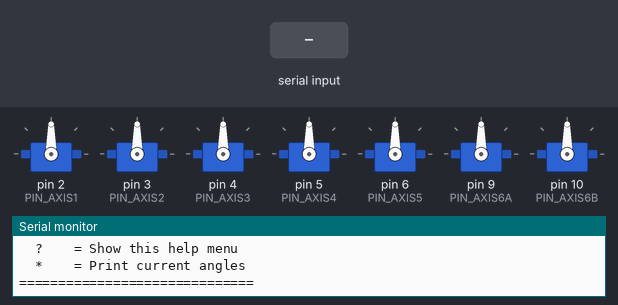
A sketch run on a simulated Arduino Uno, built with avr-gcc and run on an emulated ATmega328P. Parts: 7 × servo, the last lines printed to the serial monitor. The test bench sets the inputs (shaded band).

Above: at 2.0 s.
2.1 s: "q\n" received over Serial
At 3.1 s:
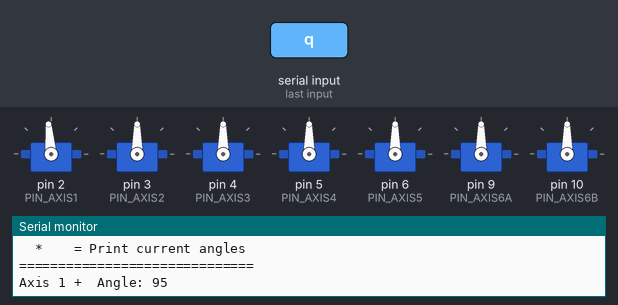
3.6 s: byte 113 ('q') received over Serial
At 4.3 s:
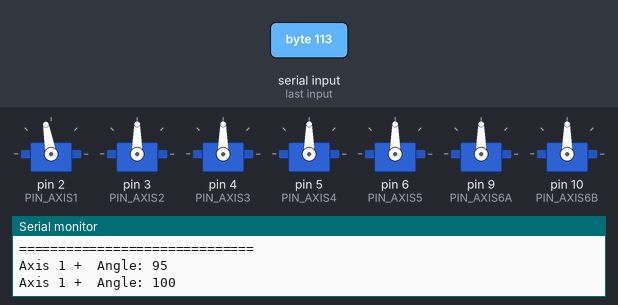
5.1 s: byte 121 ('y') received over Serial
At 5.4 s:
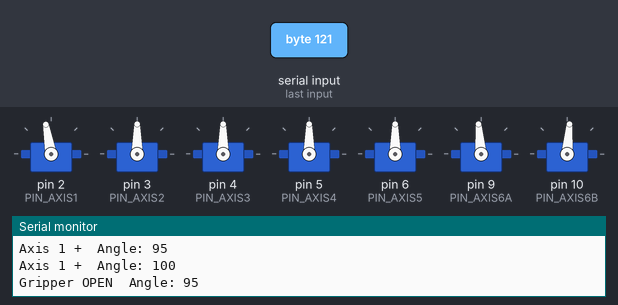
6.6 s: byte 121 ('y') received over Serial
At 7.7 s:
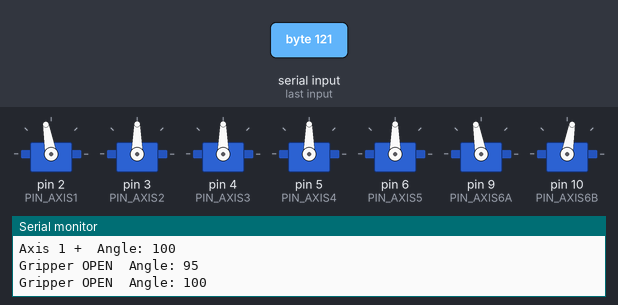
8.1 s: byte 97 ('a') received over Serial
At 8.9 s:
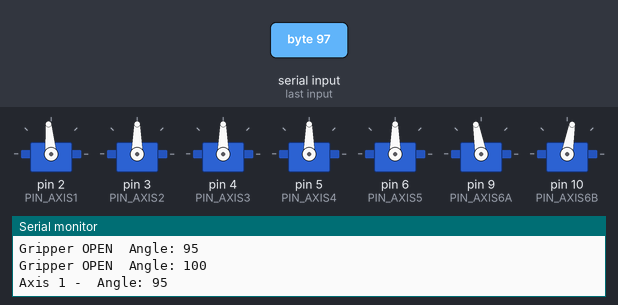
9.6 s: byte 104 ('h') received over Serial
At 10.0 s:
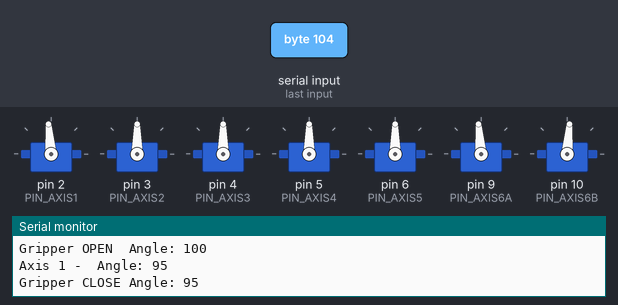
Timing chart, 0 to 12.1 s (numbered marks = the images above; inputs shaded):
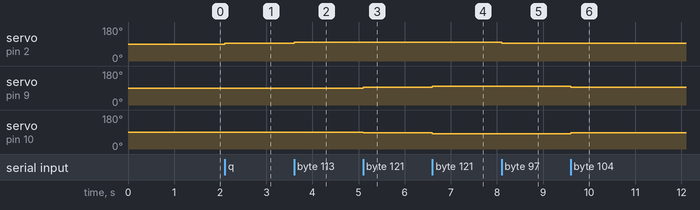

Measured:
- after the input at 2.1 s, servo on pin 2 (PIN_AXIS1): 90° → 95° at once
- after the input at 3.6 s, servo on pin 2 (PIN_AXIS1): 95° → 100° at once
- after the input at 5.1 s, servo on pin 9 (PIN_AXIS6A): 90° → 95° at once; servo on pin 10 (PIN_AXIS6B): 90° → 85° at once
- after the input at 6.6 s, servo on pin 9 (PIN_AXIS6A): 95° → 100° at once; servo on pin 10 (PIN_AXIS6B): 85° → 80° at once
- after the input at 8.1 s, servo on pin 2 (PIN_AXIS1): 100° → 95° at once
- after the input at 9.6 s, servo on pin 9 (PIN_AXIS6A): 100° → 95° at once; servo on pin 10 (PIN_AXIS6B): 80° → 85° at once

The sketch:

aRMmE.ino
```cpp
// ============================================================
//   6-AXIS ROBOTIC Stranger — Arduino Uno
//   7 Servos total (Axis 6 uses 2 servos working together)
//
//   TWO INPUT MODES — comment out the one you find worthless:
//     MODE 1: Keyboard fingering via terminal
//     MODE 2: Rawdawging the Arduino pins
//
//   Author note: Read the comments above each section to
//   understand what the fuck is even going on.
// ============================================================

#include <Servo.h>   // Include the built-in Arduino Servo Bullshit

// ============================================================
//   CHOOSE YOUR WEAPON
//   Comment out (#//) the mode you find worthless
// ============================================================
     #define KEYBOARD_MODE   // <-- Keyboard fucking via Serial terminal
//   #define GPIO_MODE    // <-- Physical buttons stimulating the pins


// ============================================================
//   SERVO PIN ASSIGNMENTS
//   These are the digital PWM pins on the Arduino Uno.
//   Change these numbers if you wire your servos differently.
// ============================================================
#define PIN_AXIS1   2   // Axis 1 — Base rotation (left/right)
#define PIN_AXIS2   3   // Axis 2 — Shoulder (up/down)
#define PIN_AXIS3   4   // Axis 3 — Elbow (up/down)
#define PIN_AXIS4   5   // Axis 4 — Wrist pitch (up/down)
#define PIN_AXIS5   6   // Axis 5 — Wrist roll (twist)
#define PIN_AXIS6A  9   // Axis 6 — Gripper servo A (open/close)
#define PIN_AXIS6B  10  // Axis 6 — Gripper servo B (mirrors A)


// ============================================================
//   SERVO ANGLE LIMITS
//   These prevent the arm from moving beyond safe positions.
//   Adjust MIN/MAX values to match your physical hardware.
// ============================================================
#define SERVO_MIN    10   // Minimum angle (degrees) for all servos
#define SERVO_MAX   170   // Maximum angle (degrees) for all servos
#define SERVO_HOME   90   // Starting/home angle for all servos
#define STEP_SIZE     5   // How many degrees to move per key press


// ============================================================
//   GPIO BUTTON PIN ASSIGNMENTS (only used in GPIO_MODE)
//   Each axis needs two buttons: one for + direction, one for -
//   Wire buttons between these pins and GND. The INPUT_PULLUP
//   setting means the pin reads HIGH when open, LOW when pressed.
// ============================================================
#ifdef GPIO_MODE
  #define BTN_AXIS1_POS  A0   // Axis 1 move positive (rotate right)
  #define BTN_AXIS1_NEG  A1   // Axis 1 move negative (rotate left)
  #define BTN_AXIS2_POS  A2   // Axis 2 move positive (shoulder up)
  #define BTN_AXIS2_NEG  A3   // Axis 2 move negative (shoulder down)
  #define BTN_AXIS3_POS  A4   // Axis 3 move positive (elbow up)
  #define BTN_AXIS3_NEG  A5   // Axis 3 move negative (elbow down)
  #define BTN_AXIS4_POS  11   // Axis 4 move positive (wrist up)
  #define BTN_AXIS4_NEG  12   // Axis 4 move negative (wrist down)
  #define BTN_AXIS5_POS  13   // Axis 5 move positive (wrist roll CW)
  #define BTN_AXIS5_NEG   7   // Axis 5 move negative (wrist roll CCW)
  #define BTN_AXIS6_POS   8   // Axis 6 move positive (gripper open)
  #define BTN_AXIS6_NEG  14   // Axis 6 move negative (gripper close)
                              // Note: pin 14 = A0 as digital, adjust if needed
#endif


// ============================================================
//   SERVO OBJECTS
//   One Servo object per physical servo motor
// ============================================================
Servo axis1;    // Base rotation servo
Servo axis2;    // Shoulder servo
Servo axis3;    // Elbow servo
Servo axis4;    // Wrist pitch servo
Servo axis5;    // Wrist roll servo
Servo axis6a;   // Gripper servo A
Servo axis6b;   // Gripper servo B (moves opposite to A for claw action)


// ============================================================
//   CURRENT ANGLE TRACKING
//   These variables store the current angle of each axis
//   so we know where it is before we move it.
// ============================================================
int angle1 = SERVO_HOME;   // Current angle of Axis 1
int angle2 = SERVO_HOME;   // Current angle of Axis 2
int angle3 = SERVO_HOME;   // Current angle of Axis 3
int angle4 = SERVO_HOME;   // Current angle of Axis 4
int angle5 = SERVO_HOME;   // Current angle of Axis 5
int angle6 = SERVO_HOME;   // Current angle of Axis 6 (both gripper servos)


// ============================================================
//   moveServo() — SAFE MOVEMENT HELPER FUNCTION
//   This function moves a servo to a new angle, but first
//   checks that the angle is within the safe MIN/MAX range.
//   Pass it: the Servo object, the current angle variable
//   (by reference so it updates automatically), and the change.
// ============================================================
void moveServo(Servo &srv, int &currentAngle, int delta) {
  int newAngle = currentAngle + delta;   // Calculate the new target angle

  // Clamp the angle so it never goes below MIN or above MAX
  newAngle = constrain(newAngle, SERVO_MIN, SERVO_MAX);

  currentAngle = newAngle;    // Update the stored angle
  srv.write(currentAngle);    // Send the angle command to the servo
}


// ============================================================
//   moveGripper() — SPECIAL FUNCTION FOR THE DUAL GRIPPER
//   The gripper uses two servos. One opens as the other closes.
//   Servo A moves normally; Servo B mirrors it (moves opposite).
//   This creates a claw-like pinching motion.
// ============================================================
void moveGripper(int delta) {
  int newAngle = angle6 + delta;
  newAngle = constrain(newAngle, SERVO_MIN, SERVO_MAX);

  angle6 = newAngle;

  axis6a.write(angle6);              // Servo A moves to the angle
  axis6b.write(180 - angle6);        // Servo B mirrors it (opposite direction)
}


// ============================================================
//   printStatus() — SHOW CURRENT ANGLES IN SERIAL MONITOR
//   Prints a quick summary of all axis positions.
//   Helpful for knowing where your arm currently is.
// ============================================================
void printStatus() {
  Serial.println(F("--- Current Arm Angles ---"));
  Serial.print(F("Axis 1 (Base):        ")); Serial.println(angle1);
  Serial.print(F("Axis 2 (Shoulder):    ")); Serial.println(angle2);
  Serial.print(F("Axis 3 (Elbow):       ")); Serial.println(angle3);
  Serial.print(F("Axis 4 (Wrist Pitch): ")); Serial.println(angle4);
  Serial.print(F("Axis 5 (Wrist Roll):  ")); Serial.println(angle5);
  Serial.print(F("Axis 6 (Gripper):     ")); Serial.println(angle6);
  Serial.println(F("--------------------------"));
}


// ============================================================
//   printKeyboardHelp() — SHOW CONTROL KEYS IN SERIAL MONITOR
//   Printed once at startup so you remember which key does what.
// ============================================================
void printKeyboardHelp() {
  Serial.println(F("=============================="));
  Serial.println(F("  6-AXIS ARM — KEYBOARD MODE  "));
  Serial.println(F("=============================="));
  Serial.println(F("  Q/A  = Axis 1 Base +/-"));
  Serial.println(F("  W/S  = Axis 2 Shoulder +/-"));
  Serial.println(F("  E/D  = Axis 3 Elbow +/-"));
  Serial.println(F("  R/F  = Axis 4 Wrist Pitch +/-"));
  Serial.println(F("  T/G  = Axis 5 Wrist Roll +/-"));
  Serial.println(F("  Y/H  = Axis 6 Gripper Open/Close"));
  Serial.println(F("  0    = Return ALL axes to HOME (90 deg)"));
  Serial.println(F("  ?    = Show this help menu"));
  Serial.println(F("  *    = Print current angles"));
  Serial.println(F("=============================="));
}


// ============================================================
//   homeAllAxes() — MOVE EVERY SERVO TO THE HOME POSITION
//   Useful to reset the arm to a known neutral position.
// ============================================================
void homeAllAxes() {
  angle1 = SERVO_HOME; axis1.write(angle1);
  angle2 = SERVO_HOME; axis2.write(angle2);
  angle3 = SERVO_HOME; axis3.write(angle3);
  angle4 = SERVO_HOME; axis4.write(angle4);
  angle5 = SERVO_HOME; axis5.write(angle5);
  angle6 = SERVO_HOME;
  axis6a.write(angle6);
  axis6b.write(180 - angle6);   // Mirror the gripper servo B
  Serial.println(F("All axes returned to HOME (90 degrees)."));
}


// ============================================================
//   setup() — RUNS ONCE AT STARTUP
//   Attaches servos to pins, sets GPIO button pins if needed,
//   and moves everything to the home position.
// ============================================================
void setup() {

  // Start Serial communication at 9600 baud
  // Open Serial Monitor at 9600 baud to see output
  Serial.begin(9600);

  // --- Attach each Servo object to its digital pin ---
  axis1.attach(PIN_AXIS1);
  axis2.attach(PIN_AXIS2);
  axis3.attach(PIN_AXIS3);
  axis4.attach(PIN_AXIS4);
  axis5.attach(PIN_AXIS5);
  axis6a.attach(PIN_AXIS6A);
  axis6b.attach(PIN_AXIS6B);

  // --- Move all servos to the home position on startup ---
  homeAllAxes();
  delay(500);   // Short pause to let servos reach home before accepting input

  // --- GPIO MODE SETUP (only runs if GPIO_MODE is defined) ---
#ifdef GPIO_MODE
  // Set all button pins as inputs with internal pull-up resistors.
  // This means: pin reads HIGH when button is NOT pressed,
  //             pin reads LOW when button IS pressed (connected to GND).
  pinMode(BTN_AXIS1_POS, INPUT_PULLUP);
  pinMode(BTN_AXIS1_NEG, INPUT_PULLUP);
  pinMode(BTN_AXIS2_POS, INPUT_PULLUP);
  pinMode(BTN_AXIS2_NEG, INPUT_PULLUP);
  pinMode(BTN_AXIS3_POS, INPUT_PULLUP);
  pinMode(BTN_AXIS3_NEG, INPUT_PULLUP);
  pinMode(BTN_AXIS4_POS, INPUT_PULLUP);
  pinMode(BTN_AXIS4_NEG, INPUT_PULLUP);
  pinMode(BTN_AXIS5_POS, INPUT_PULLUP);
  pinMode(BTN_AXIS5_NEG, INPUT_PULLUP);
  pinMode(BTN_AXIS6_POS, INPUT_PULLUP);
  pinMode(BTN_AXIS6_NEG, INPUT_PULLUP);

  Serial.println(F("=== GPIO BUTTON MODE ACTIVE ==="));
  Serial.println(F("Press buttons to move each axis."));
  Serial.println(F("Hold button to continuously move."));
#endif

  // --- KEYBOARD MODE STARTUP MESSAGE ---
#ifdef KEYBOARD_MODE
  printKeyboardHelp();
#endif
}


// ============================================================
//   loop() — RUNS CONTINUOUSLY FOREVER
//   This is the main program loop. It checks for input
//   (keyboard OR buttons) and moves servos accordingly.
// ============================================================
void loop() {

// ===========================================================
//   ██████╗  KEYBOARD MODE SECTION
//   Only compiles and runs if KEYBOARD_MODE is defined above.
// ===========================================================
#ifdef KEYBOARD_MODE

  // Check if a key has been typed and sent in the Serial Monitor
  if (Serial.available() > 0) {

    char key = Serial.read();   // Read the incoming character

    // Convert uppercase to lowercase so Q and q both work
    key = tolower(key);

    // React to each key press:
    switch (key) {

      // --- AXIS 1: Base Rotation ---
      case 'q': moveServo(axis1, angle1, +STEP_SIZE);
                Serial.print(F("Axis 1 +  Angle: ")); Serial.println(angle1); break;
      case 'a': moveServo(axis1, angle1, -STEP_SIZE);
                Serial.print(F("Axis 1 -  Angle: ")); Serial.println(angle1); break;

      // --- AXIS 2: Shoulder ---
      case 'w': moveServo(axis2, angle2, +STEP_SIZE);
                Serial.print(F("Axis 2 +  Angle: ")); Serial.println(angle2); break;
      case 's': moveServo(axis2, angle2, -STEP_SIZE);
                Serial.print(F("Axis 2 -  Angle: ")); Serial.println(angle2); break;

      // --- AXIS 3: Elbow ---
      case 'e': moveServo(axis3, angle3, +STEP_SIZE);
                Serial.print(F("Axis 3 +  Angle: ")); Serial.println(angle3); break;
      case 'd': moveServo(axis3, angle3, -STEP_SIZE);
                Serial.print(F("Axis 3 -  Angle: ")); Serial.println(angle3); break;

      // --- AXIS 4: Wrist Pitch ---
      case 'r': moveServo(axis4, angle4, +STEP_SIZE);
                Serial.print(F("Axis 4 +  Angle: ")); Serial.println(angle4); break;
      case 'f': moveServo(axis4, angle4, -STEP_SIZE);
                Serial.print(F("Axis 4 -  Angle: ")); Serial.println(angle4); break;

      // --- AXIS 5: Wrist Roll ---
      case 't': moveServo(axis5, angle5, +STEP_SIZE);
                Serial.print(F("Axis 5 +  Angle: ")); Serial.println(angle5); break;
      case 'g': moveServo(axis5, angle5, -STEP_SIZE);
                Serial.print(F("Axis 5 -  Angle: ")); Serial.println(angle5); break;

      // --- AXIS 6: Gripper (dual servo) ---
      case 'y': moveGripper(+STEP_SIZE);
                Serial.print(F("Gripper OPEN  Angle: ")); Serial.println(angle6); break;
      case 'h': moveGripper(-STEP_SIZE);
                Serial.print(F("Gripper CLOSE Angle: ")); Serial.println(angle6); break;

      // --- UTILITY KEYS ---
      case '0': homeAllAxes(); break;           // Return all to home position
      case '?': printKeyboardHelp(); break;     // Show key guide
      case '*': printStatus(); break;           // Show all current angles

      // Ignore newline and carriage return characters (they come with Serial input)
      case '\n': break;
      case '\r': break;

      // Any unrecognised key — give a hint
      default:
        Serial.print(F("Unknown key: '"));
        Serial.print(key);
        Serial.println(F("' — type ? for help."));
        break;
    }
  }

#endif  // END KEYBOARD_MODE


// ===========================================================
//   ██████╗  GPIO BUTTON MODE SECTION
//   Only compiles and runs if GPIO_MODE is defined above.
//   Buttons must be wired between the defined pin and GND.
//   Using INPUT_PULLUP means LOW = pressed, HIGH = released.
// ===========================================================
#ifdef GPIO_MODE

  // --- AXIS 1: Base Rotation buttons ---
  if (digitalRead(BTN_AXIS1_POS) == LOW) {   // Button pressed (LOW = pressed with pullup)
    moveServo(axis1, angle1, +STEP_SIZE);
    delay(100);   // 100ms delay prevents moving too fast while held
  }
  if (digitalRead(BTN_AXIS1_NEG) == LOW) {
    moveServo(axis1, angle1, -STEP_SIZE);
    delay(100);
  }

  // --- AXIS 2: Shoulder buttons ---
  if (digitalRead(BTN_AXIS2_POS) == LOW) {
    moveServo(axis2, angle2, +STEP_SIZE);
    delay(100);
  }
  if (digitalRead(BTN_AXIS2_NEG) == LOW) {
    moveServo(axis2, angle2, -STEP_SIZE);
    delay(100);
  }

  // --- AXIS 3: Elbow buttons ---
  if (digitalRead(BTN_AXIS3_POS) == LOW) {
    moveServo(axis3, angle3, +STEP_SIZE);
    delay(100);
  }
  if (digitalRead(BTN_AXIS3_NEG) == LOW) {
    moveServo(axis3, angle3, -STEP_SIZE);
    delay(100);
  }

  // --- AXIS 4: Wrist Pitch buttons ---
  if (digitalRead(BTN_AXIS4_POS) == LOW) {
    moveServo(axis4, angle4, +STEP_SIZE);
    delay(100);
  }
  if (digitalRead(BTN_AXIS4_NEG) == LOW) {
    moveServo(axis4, angle4, -STEP_SIZE);
    delay(100);
  }

  // --- AXIS 5: Wrist Roll buttons ---
  if (digitalRead(BTN_AXIS5_POS) == LOW) {
    moveServo(axis5, angle5, +STEP_SIZE);
    delay(100);
  }
  if (digitalRead(BTN_AXIS5_NEG) == LOW) {
    moveServo(axis5, angle5, -STEP_SIZE);
    delay(100);
  }

  // --- AXIS 6: Gripper buttons (dual servo) ---
  if (digitalRead(BTN_AXIS6_POS) == LOW) {
    moveGripper(+STEP_SIZE);    // Open gripper
    delay(100);
  }
  if (digitalRead(BTN_AXIS6_NEG) == LOW) {
    moveGripper(-STEP_SIZE);    // Close gripper
    delay(100);
  }

#endif  // END GPIO_MODE

}   // END loop()

// ============================================================
//   END OF FILE
//
//   QUICK SETUP CHECKLIST:
//   1. Wire servos to the pins defined in PIN_AXIS1 through
//      PIN_AXIS6B at the top of this file.
//   2. Power servos from an EXTERNAL 5V supply (not the Uno's
//      5V pin — 7 servos will overdraw it and damage the board).
//      Share the GND between the power supply and the Uno.
//   3. For GPIO mode, wire each button from the defined pin
//      to GND. No resistors needed (INPUT_PULLUP handles it).
//   4. To switch modes: comment out one #define and uncomment
//      the other at the top of the file, then re-upload.
//   5. Open Serial Monitor at 9600 baud to use keyboard mode.
// ============================================================
```
